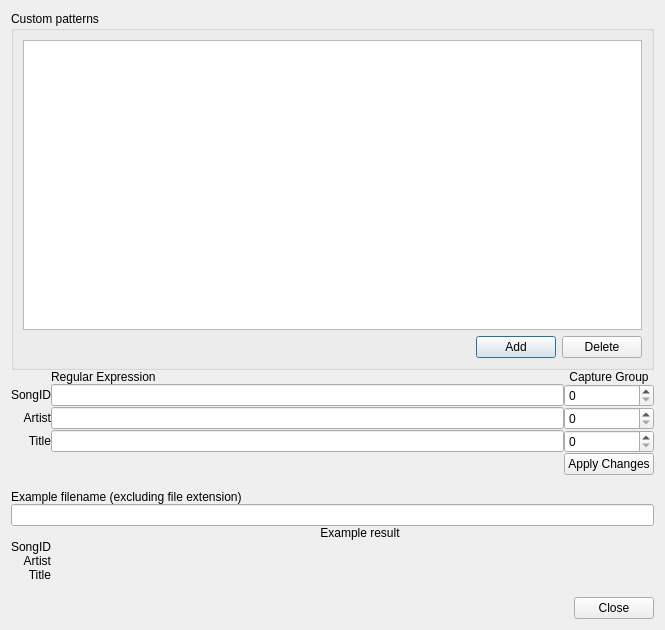
<?xml version="1.0" encoding="UTF-8"?>
<ui version="4.0">
 <class>DlgCustomPatterns</class>
 <widget class="QDialog" name="DlgCustomPatterns">
  <property name="geometry">
   <rect>
    <x>0</x>
    <y>0</y>
    <width>665</width>
    <height>630</height>
   </rect>
  </property>
  <property name="windowTitle">
   <string>Custom filename patterns</string>
  </property>
  <layout class="QVBoxLayout" name="verticalLayout_3">
   <property name="spacing">
    <number>0</number>
   </property>
   <item>
    <widget class="QGroupBox" name="groupBox">
     <property name="title">
      <string>Custom patterns</string>
     </property>
     <property name="flat">
      <bool>false</bool>
     </property>
     <layout class="QVBoxLayout" name="verticalLayout">
      <item>
       <widget class="QTableView" name="tableViewPatterns">
        <property name="selectionMode">
         <enum>QAbstractItemView::SelectionMode::SingleSelection</enum>
        </property>
        <property name="selectionBehavior">
         <enum>QAbstractItemView::SelectionBehavior::SelectRows</enum>
        </property>
        <attribute name="horizontalHeaderCascadingSectionResizes">
         <bool>true</bool>
        </attribute>
        <attribute name="horizontalHeaderMinimumSectionSize">
         <number>15</number>
        </attribute>
        <attribute name="horizontalHeaderStretchLastSection">
         <bool>true</bool>
        </attribute>
        <attribute name="verticalHeaderCascadingSectionResizes">
         <bool>true</bool>
        </attribute>
       </widget>
      </item>
      <item>
       <layout class="QHBoxLayout" name="horizontalLayout">
        <property name="topMargin">
         <number>0</number>
        </property>
        <item>
         <spacer name="horizontalSpacer">
          <property name="orientation">
           <enum>Qt::Orientation::Horizontal</enum>
          </property>
          <property name="sizeHint" stdset="0">
           <size>
            <width>40</width>
            <height>20</height>
           </size>
          </property>
         </spacer>
        </item>
        <item>
         <widget class="QPushButton" name="btnAdd">
          <property name="text">
           <string>Add</string>
          </property>
         </widget>
        </item>
        <item>
         <widget class="QPushButton" name="btnDelete">
          <property name="text">
           <string>Delete</string>
          </property>
         </widget>
        </item>
       </layout>
      </item>
     </layout>
    </widget>
   </item>
   <item>
    <layout class="QGridLayout" name="gridLayout">
     <property name="bottomMargin">
      <number>15</number>
     </property>
     <item row="0" column="1">
      <widget class="QLabel" name="label">
       <property name="text">
        <string>Regular Expression</string>
       </property>
      </widget>
     </item>
     <item row="0" column="2">
      <widget class="QLabel" name="label_4">
       <property name="text">
        <string>&lt;html&gt;&lt;head/&gt;&lt;body&gt;&lt;p align=&quot;center&quot;&gt;Capture Group&lt;/p&gt;&lt;/body&gt;&lt;/html&gt;</string>
       </property>
       <property name="wordWrap">
        <bool>true</bool>
       </property>
      </widget>
     </item>
     <item row="3" column="0">
      <widget class="QLabel" name="label_5">
       <property name="text">
        <string>&lt;html&gt;&lt;head/&gt;&lt;body&gt;&lt;p align=&quot;right&quot;&gt;Title&lt;/p&gt;&lt;/body&gt;&lt;/html&gt;</string>
       </property>
      </widget>
     </item>
     <item row="4" column="0">
      <spacer name="horizontalSpacer_3">
       <property name="orientation">
        <enum>Qt::Orientation::Horizontal</enum>
       </property>
       <property name="sizeType">
        <enum>QSizePolicy::Policy::Minimum</enum>
       </property>
       <property name="sizeHint" stdset="0">
        <size>
         <width>40</width>
         <height>20</height>
        </size>
       </property>
      </spacer>
     </item>
     <item row="2" column="1">
      <widget class="QLineEdit" name="lineEditArtistRegEx"/>
     </item>
     <item row="1" column="1">
      <widget class="QLineEdit" name="lineEditDiscIdRegEx"/>
     </item>
     <item row="3" column="1">
      <widget class="QLineEdit" name="lineEditTitleRegEx"/>
     </item>
     <item row="2" column="0">
      <widget class="QLabel" name="label_3">
       <property name="text">
        <string>&lt;html&gt;&lt;head/&gt;&lt;body&gt;&lt;p align=&quot;right&quot;&gt;Artist&lt;/p&gt;&lt;/body&gt;&lt;/html&gt;</string>
       </property>
      </widget>
     </item>
     <item row="1" column="0">
      <widget class="QLabel" name="label_2">
       <property name="text">
        <string>&lt;html&gt;&lt;head/&gt;&lt;body&gt;&lt;p align=&quot;right&quot;&gt;SongID&lt;/p&gt;&lt;/body&gt;&lt;/html&gt;</string>
       </property>
      </widget>
     </item>
     <item row="4" column="1">
      <spacer name="horizontalSpacer_4">
       <property name="orientation">
        <enum>Qt::Orientation::Horizontal</enum>
       </property>
       <property name="sizeHint" stdset="0">
        <size>
         <width>40</width>
         <height>20</height>
        </size>
       </property>
      </spacer>
     </item>
     <item row="4" column="2">
      <widget class="QPushButton" name="btnApplyChanges">
       <property name="text">
        <string>Apply Changes</string>
       </property>
      </widget>
     </item>
     <item row="1" column="2">
      <widget class="QSpinBox" name="spinBoxDiscIdCaptureGrp">
       <property name="frame">
        <bool>true</bool>
       </property>
       <property name="buttonSymbols">
        <enum>QAbstractSpinBox::ButtonSymbols::UpDownArrows</enum>
       </property>
      </widget>
     </item>
     <item row="2" column="2">
      <widget class="QSpinBox" name="spinBoxArtistCaptureGrp"/>
     </item>
     <item row="3" column="2">
      <widget class="QSpinBox" name="spinBoxTitleCaptureGrp"/>
     </item>
    </layout>
   </item>
   <item>
    <layout class="QVBoxLayout" name="verticalLayout_2">
     <item>
      <widget class="QLabel" name="label_13">
       <property name="text">
        <string>&lt;html&gt;&lt;head/&gt;&lt;body&gt;&lt;p&gt;Example filename (excluding file extension)&lt;/p&gt;&lt;/body&gt;&lt;/html&gt;</string>
       </property>
      </widget>
     </item>
     <item>
      <widget class="QLineEdit" name="lineEditFilenameExample"/>
     </item>
    </layout>
   </item>
   <item>
    <layout class="QGridLayout" name="gridLayout_2" columnstretch="0,1">
     <property name="rightMargin">
      <number>0</number>
     </property>
     <property name="bottomMargin">
      <number>15</number>
     </property>
     <property name="horizontalSpacing">
      <number>15</number>
     </property>
     <item row="1" column="0">
      <widget class="QLabel" name="label_8">
       <property name="sizePolicy">
        <sizepolicy hsizetype="Minimum" vsizetype="Preferred">
         <horstretch>0</horstretch>
         <verstretch>0</verstretch>
        </sizepolicy>
       </property>
       <property name="text">
        <string>&lt;html&gt;&lt;head/&gt;&lt;body&gt;&lt;p align=&quot;right&quot;&gt;SongID&lt;/p&gt;&lt;/body&gt;&lt;/html&gt;</string>
       </property>
      </widget>
     </item>
     <item row="1" column="1">
      <widget class="QLabel" name="labelDiscIdExample">
       <property name="text">
        <string/>
       </property>
      </widget>
     </item>
     <item row="0" column="1">
      <widget class="QLabel" name="label_7">
       <property name="text">
        <string>&lt;html&gt;&lt;head/&gt;&lt;body&gt;&lt;p align=&quot;center&quot;&gt;Example result&lt;/p&gt;&lt;/body&gt;&lt;/html&gt;</string>
       </property>
      </widget>
     </item>
     <item row="2" column="0">
      <widget class="QLabel" name="label_10">
       <property name="sizePolicy">
        <sizepolicy hsizetype="Minimum" vsizetype="Preferred">
         <horstretch>0</horstretch>
         <verstretch>0</verstretch>
        </sizepolicy>
       </property>
       <property name="text">
        <string>&lt;html&gt;&lt;head/&gt;&lt;body&gt;&lt;p align=&quot;right&quot;&gt;Artist&lt;/p&gt;&lt;/body&gt;&lt;/html&gt;</string>
       </property>
      </widget>
     </item>
     <item row="2" column="1">
      <widget class="QLabel" name="labelArtistExample">
       <property name="text">
        <string/>
       </property>
      </widget>
     </item>
     <item row="3" column="1">
      <widget class="QLabel" name="labelTitleExample">
       <property name="text">
        <string/>
       </property>
      </widget>
     </item>
     <item row="3" column="0">
      <widget class="QLabel" name="label_6">
       <property name="sizePolicy">
        <sizepolicy hsizetype="Minimum" vsizetype="Preferred">
         <horstretch>0</horstretch>
         <verstretch>0</verstretch>
        </sizepolicy>
       </property>
       <property name="text">
        <string>&lt;html&gt;&lt;head/&gt;&lt;body&gt;&lt;p align=&quot;right&quot;&gt;Title&lt;/p&gt;&lt;/body&gt;&lt;/html&gt;</string>
       </property>
      </widget>
     </item>
    </layout>
   </item>
   <item>
    <layout class="QHBoxLayout" name="horizontalLayout_2">
     <item>
      <spacer name="horizontalSpacer_2">
       <property name="orientation">
        <enum>Qt::Orientation::Horizontal</enum>
       </property>
       <property name="sizeHint" stdset="0">
        <size>
         <width>40</width>
         <height>20</height>
        </size>
       </property>
      </spacer>
     </item>
     <item>
      <widget class="QPushButton" name="btnClose">
       <property name="text">
        <string>Close</string>
       </property>
      </widget>
     </item>
    </layout>
   </item>
  </layout>
 </widget>
 <tabstops>
  <tabstop>tableViewPatterns</tabstop>
  <tabstop>btnAdd</tabstop>
  <tabstop>btnDelete</tabstop>
  <tabstop>lineEditDiscIdRegEx</tabstop>
  <tabstop>lineEditArtistRegEx</tabstop>
  <tabstop>lineEditTitleRegEx</tabstop>
  <tabstop>spinBoxDiscIdCaptureGrp</tabstop>
  <tabstop>spinBoxArtistCaptureGrp</tabstop>
  <tabstop>spinBoxTitleCaptureGrp</tabstop>
  <tabstop>btnApplyChanges</tabstop>
  <tabstop>lineEditFilenameExample</tabstop>
  <tabstop>btnClose</tabstop>
 </tabstops>
 <resources/>
 <connections/>
</ui>
